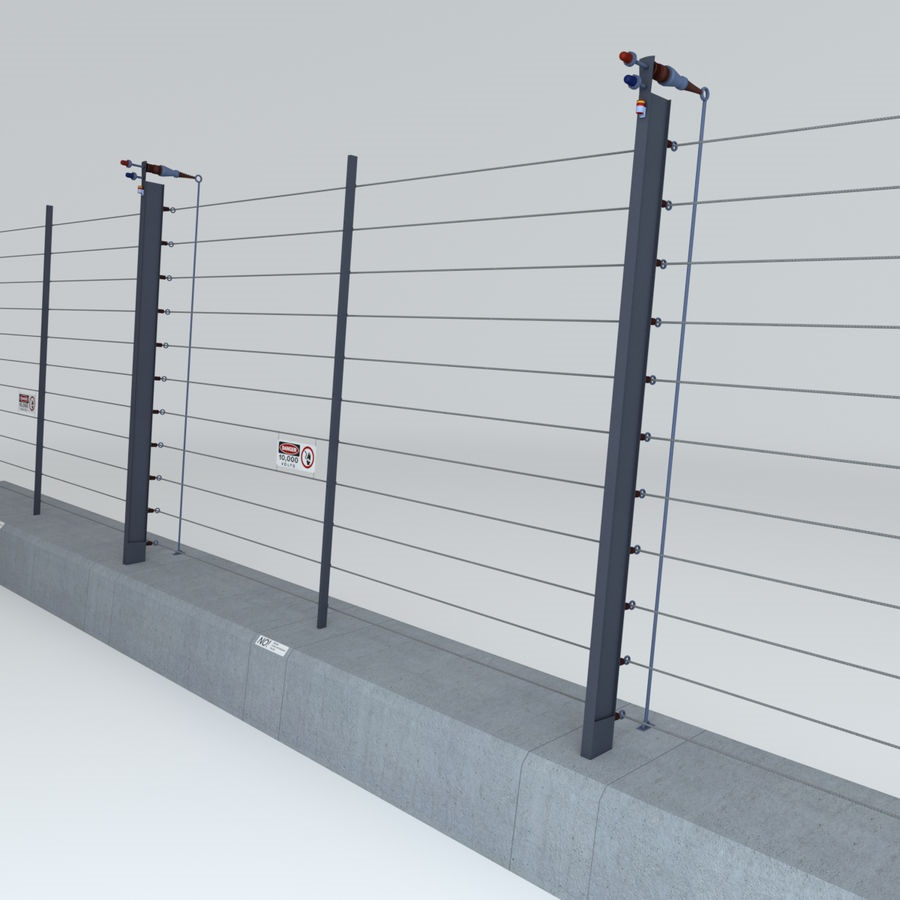
#> input picture Hough/Lines/img/cerca2.jpg, 900 x 900 px
$ python lines_detecction.py
#> lines starting #> are read from the running program, lines starting #| are printed output that depends on the picture; after the words box and inside, x2 and y2 are one past the last pixel; in counts of white or black regions, pixels touching at a corner belong together
### Hough/Lines/python/functions.py
# -*- coding: utf-8 -*-
"""
Created on Sat May 21 07:52:38 2022

@author: Mario Salazar
"""


import cv2 as opencv
import numpy as numpy
import os as os
import matplotlib.pyplot as plt


def ReadImage(file):
#> called with file = '../img/cerca2.jpg'
    if os.path.isfile(file):
        image = opencv.imread(file)
#> image is the input picture: shape (900, 900, 3); mean B, G, R 192.4, 187.5, 181.7
        return image
    else:
        print("Error")


# [6 lines left out: function ShowImageOriginal, not called in this run]


def ShowImageMorphology(method, title):
    return opencv.imshow(title, method)


def Kernel(rows, columns):
    return numpy.ones((rows, columns), numpy.uint8)


def Erode(file, kernelx, kernely):
    return opencv.erode(ReadImage(file), Kernel(kernelx, kernely), iterations=1)


def Canny(file, t_lower, t_upper):
#> called with file = '../img/cerca2.jpg', t_lower = 100, t_upper = 255
    return opencv.Canny(ReadImage(file), t_lower, t_upper)
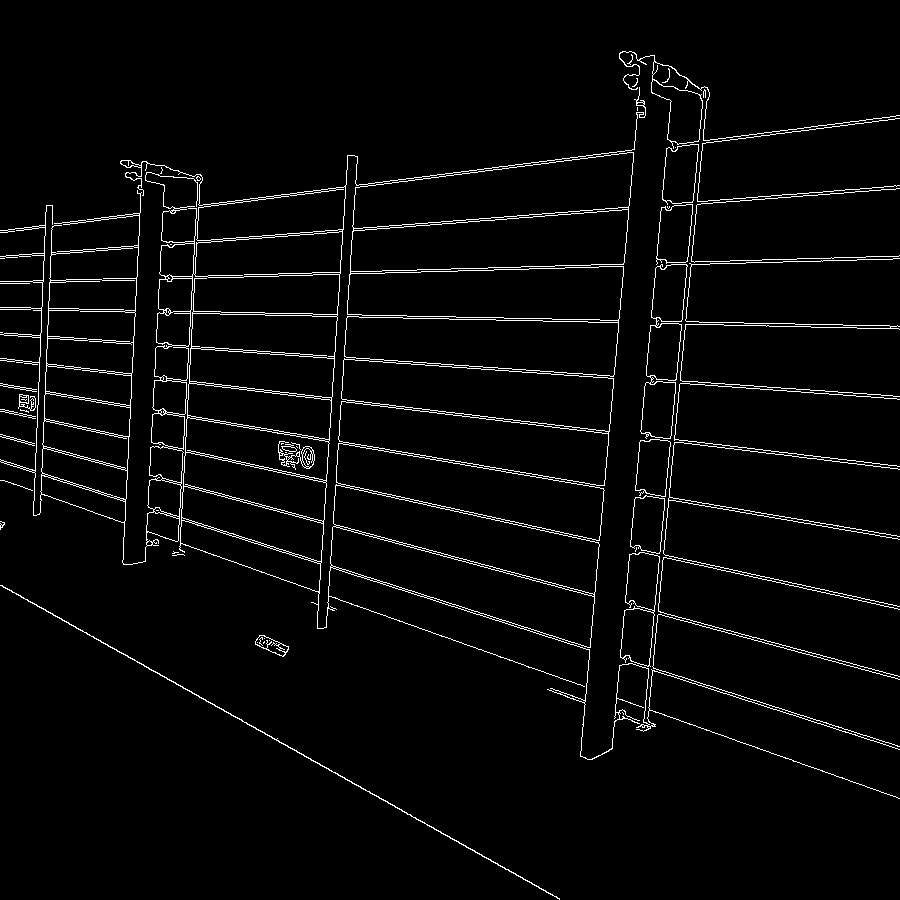
#> returned value: shape (900, 900); 3.2% white in thin lines or dots


def CannyApertureSize(file, t_lower, t_upper):
    return opencv.Canny(ReadImage(file), t_lower, t_upper, apertureSize=5)


def CannyL2Gradient(file, t_lower, t_upper):
    return opencv.Canny(ReadImage(file), t_lower, t_upper, L2gradient=True)


def CannyL2GradientApertureSize(file, t_lower, t_upper):
    return opencv.Canny(ReadImage(file), t_lower, t_upper, apertureSize=5, L2gradient=True)


# [15 lines left out: functions ShowImagesPlot, ShowMatriz, not called in this run]


def GrayImageCOLOR_BGR2GRAY(file):
    return opencv.cvtColor(ReadImage(file), opencv.COLOR_BGR2GRAY)


def GrayImageIMREAD_GRAYSCALE(file):
    return opencv.imread(file, opencv.IMREAD_GRAYSCALE)


def ThreshOTSU(file):
    gray = GrayImageCOLOR_BGR2GRAY(file)
    return opencv.threshold(gray, 0, 255, opencv.THRESH_BINARY + opencv.THRESH_OTSU)[1]


# [12 lines left out: functions Count, MatrixCircle, not called in this run]


def DetectCircle(file, radio):
    detected_circle = opencv.morphologyEx(ThreshOTSU(file), opencv.MORPH_OPEN, MatrixCircle(radio), iterations=2)
    return detected_circle


def CircleFound(file, radio):
    return opencv.findContours(DetectCircle(file, radio), opencv.RETR_EXTERNAL, opencv.CHAIN_APPROX_SIMPLE)


# [4 lines left out: function MatrixZeros, not called in this run]


def MatrizDiagonalNegative(matrix):
    return opencv.line(matrix, (0, 0), (25, 25), (1, 1, 1), 1)


def MatrixDiagonalPositive(matrix):
    return numpy.rot90(MatrizDiagonalNegative(matrix), 1)


def MatrixLineHorizontal(matrix):
    return opencv.getStructuringElement(opencv.MORPH_RECT, (10, 1))


def MatrixLineVertical(matrix):
    return opencv.getStructuringElement(opencv.MORPH_RECT, (1, 10))


def DetectLineDiagonalPos(file, matrix):
    return opencv.morphologyEx(ThreshOTSU(file), opencv.MORPH_OPEN, MatrixDiagonalPositive(matrix), iterations=2)


def DetectLineDiagonalNeg(file, matrix):
    return opencv.morphologyEx(ThreshOTSU(file), opencv.MORPH_OPEN, MatrizDiagonalNegative(matrix), iterations=2)


def DetectLineHorizontal(file, matrix):
    return opencv.morphologyEx(ThreshOTSU(file), opencv.MORPH_OPEN, MatrixLineHorizontal(matrix), iterations=2)


def DetectLineVertical(file, matrix):
    return opencv.morphologyEx(ThreshOTSU(file), opencv.MORPH_OPEN, MatrixLineVertical(matrix), iterations=2)


"""

erode = Erode(file, 2, 2)
canny = Canny(file, 100, 200)
canny_az = CannyApertureSize(file, 100, 200)
canny_l2gradient = CannyL2Gradient(file, 100, 200)
canny_l2gradient_az = CannyL2Gradient(file, 100, 200)

mi = [image, erode, canny, canny_az, canny_l2gradient, canny_l2gradient_az]
titles = ['Original', 'Erode', 'Canny', 'canny_az', 'canny_l2gradient', 'canny_l2gradient_az']

# [6 lines of commented-out code are left out]
ShowImagesPlot(mi, titles)

print(len(mi))
plt.show()
"""
opencv.waitKey(0)
opencv.destroyAllWindows()

### Hough/Lines/python/lines_detecction.py
# -*- coding: utf-8 -*-
"""
Created on Sun Jun 12 09:09:56 2022

@author: Mario Salazar
"""

import cv2 as opencv
import numpy as numpy
import functions as mario

file = "../img/cerca2.jpg"
image = mario.ReadImage(file)
gray = mario.GrayImageCOLOR_BGR2GRAY(file)
canny = mario.Canny(file, 100, 255)
lines_detected = opencv.HoughLinesP(canny, 1, numpy.pi / 180, 90, minLineLength=100, maxLineGap=10)
#> lines_detected = 102 rows, first 6: [346, 357, 613, 375], [627, 603, 899, 676], [157, 346, 613, 378], [580, 756, 639, 87], [160, 378, 608, 433], [407, 316, 599, 319]

for line in lines_detected:
    coordx1, coordy1, coordx2, coordy2 = line[0]
    opencv.line(image, (coordx1, coordy1), (coordx2, coordy2), (255, 0, 0), 2, opencv.LINE_AA)
#> this loop made 102 passes
#> (coordx1, coordy1, coordx2, coordy2) on passes 1 to 12: (346, 357, 613, 375), (627, 603, 899, 676), (157, 346, 613, 378), (580, 756, 639, 87), (160, 378, 608, 433), (407, 316, 599, 319), (155, 478, 593, 596), (10, 462, 125, 499), (298, 554, 549, 635), (154, 375, 608, 431), (213, 419, 496, 468), (666, 148, 769, 135)
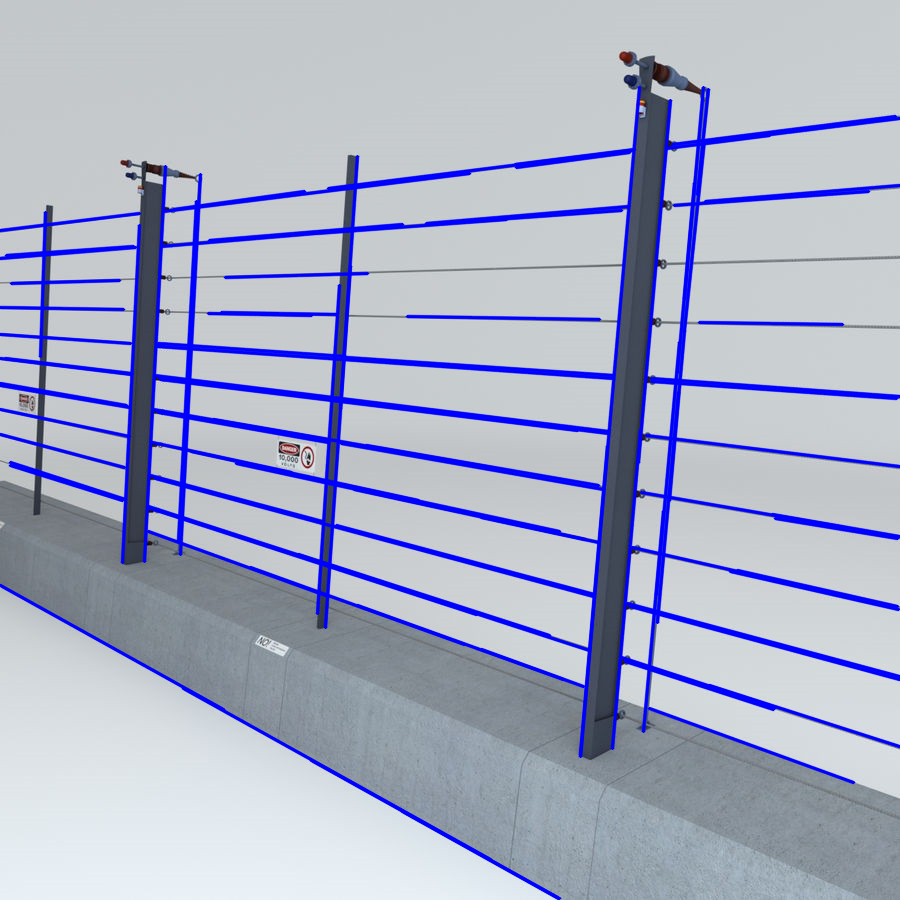
#> image: shape (900, 900, 3); mean B, G, R 198.8, 175.6, 170.2

opencv.imshow('Canny Image', canny)
opencv.imshow('Lines Detected', image)
opencv.waitKey()

$ run again, with Hough/Lines/img/dreamst_resized.jpg copied over Hough/Lines/img/cerca2.jpg
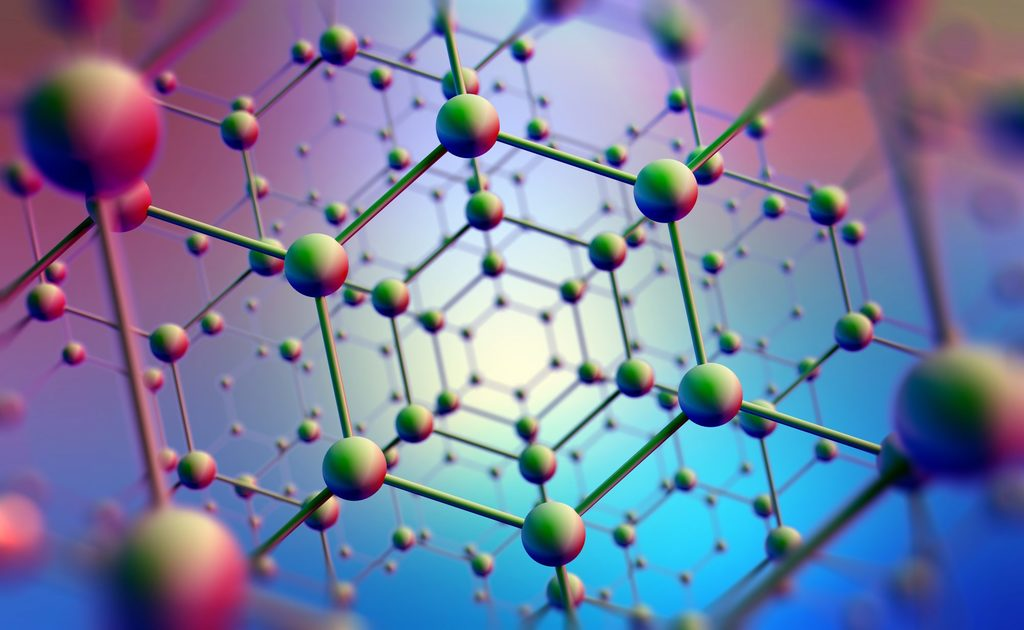
#> input picture Hough/Lines/img/dreamst_resized.jpg, 1024 x 630 px
#> in ReadImage, image is the input picture: shape (630, 1024, 3); mean B, G, R 158.2, 124.7, 117.1
#> in Canny, `return opencv.Canny(ReadImage(file), t_lower, t_upper)`:
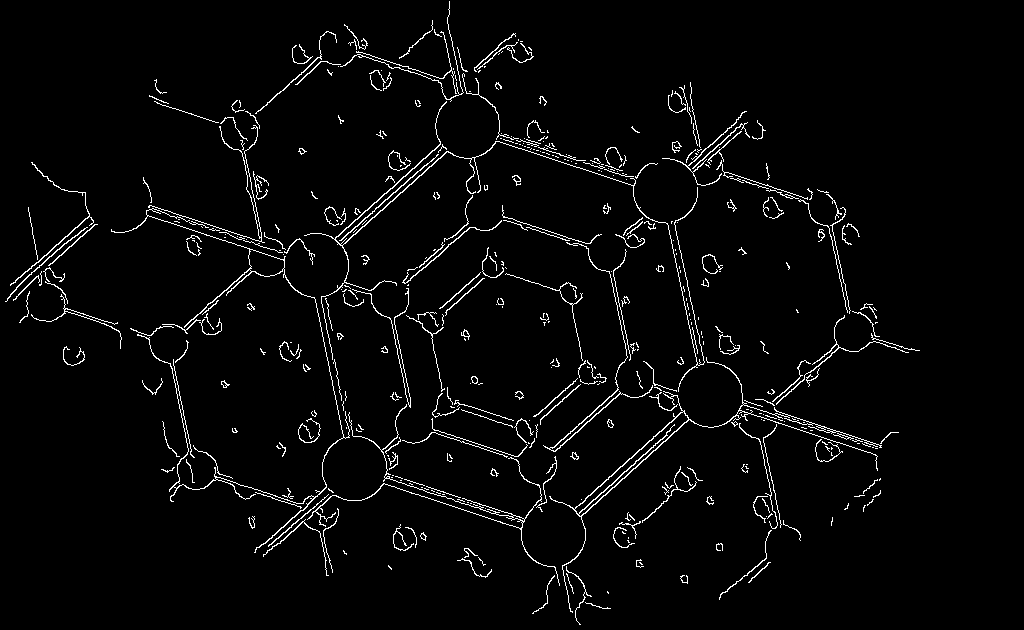
#> returned value: shape (630, 1024); 3.1% white in thin lines or dots, all inside (x1, y1, x2, y2) = (5, 1, 920, 625)
#> lines_detected = 21 rows, first 6: [776, 411, 881, 445], [178, 219, 280, 252], [581, 516, 688, 419], [574, 509, 684, 410], [342, 245, 447, 151], [147, 215, 284, 260]
#> the loop `for line in lines_detected:` made 21 passes
#> after the loop `for line in lines_detected:`:
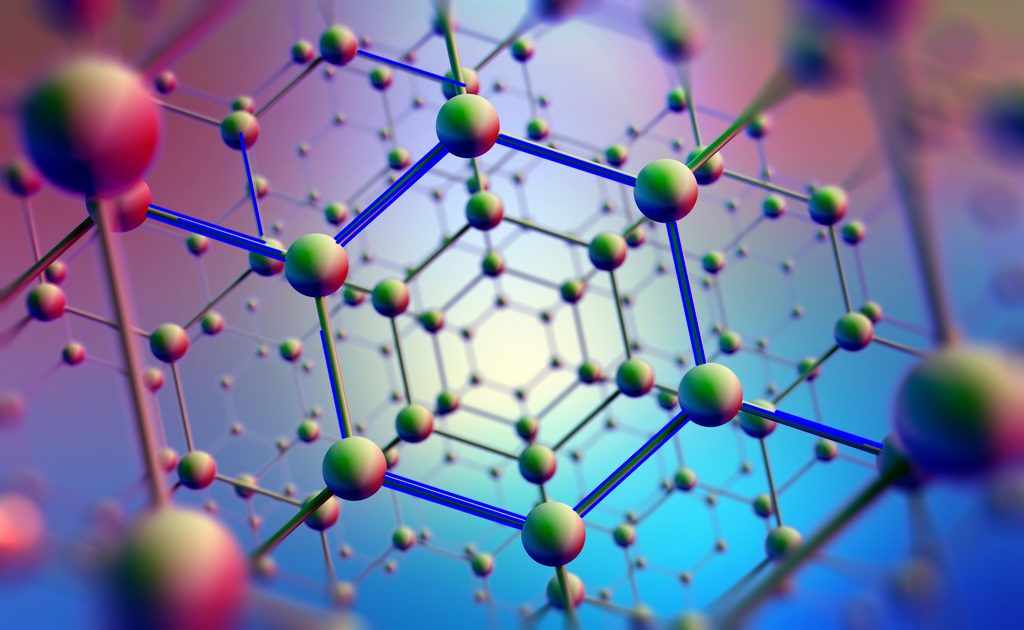
#> image: shape (630, 1024, 3); mean B, G, R 160, 122.9, 115.7
